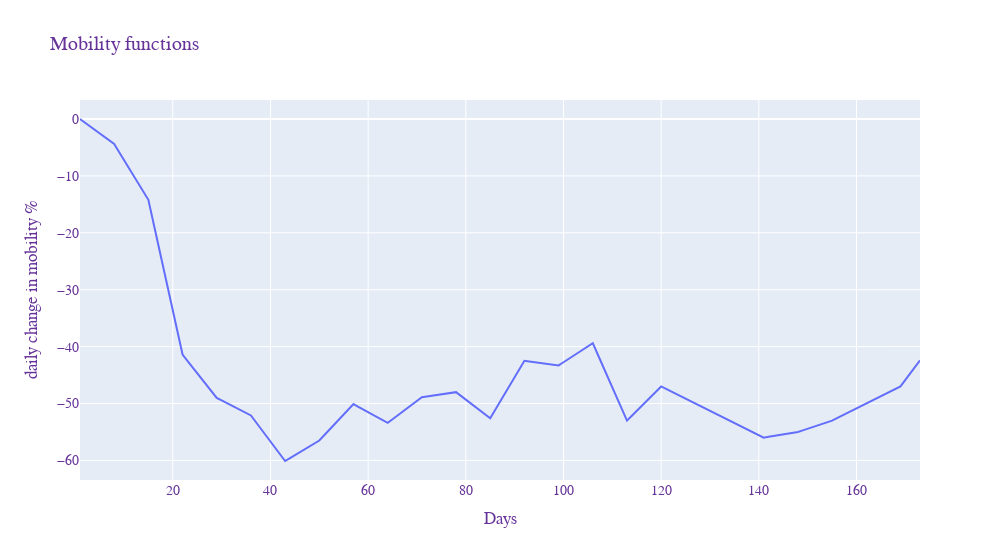

The notebook cell this image was saved under:
### Markdown cell above
Created the mobility function for Västtrafik

### Code cell
temp_VT = VT_mobility_data['Totalt']

T = []
for week in range(len(temp_VT)-1):
    T.extend(np.linspace(temp_VT[week],temp_VT[week+1],8)[:7])
    
VT_mobilityfunc = interp1d(t,T[:prediction_time],kind='linear',fill_value="extrapolate")

functionfig = go.Figure()

functionfig.add_trace(go.Scatter(x=t, y=VT_mobilityfunc(t),
                    mode='lines',
                    name='Mobility function'))
functionfig.update_layout(
                title='Mobility functions',
                xaxis_title='Days',
                yaxis_title='daily change in mobility %',
                autosize=False,
                width=1000,
                
                font=dict(
                family="Courier New, monospace",
                size=14,
                color="RebeccaPurple"
    )
) 
functionfig.show()

### Figure 1 — Plotly figure (JSON) as saved in the notebook; plotly's stock layout.template omitted (floating-point values rounded to 4 significant figures; data arrays with more than 128 entries replaced by an {"elided": "..."} marker saying what was removed)
{"data": [{"mode": "lines", "name": "Mobility function", "type": "scatter", "x": {"elided": "173 int values"}, "y": {"elided": "173 float values"}}], "layout": {"autosize": false, "font": {"color": "RebeccaPurple", "family": "Courier New, monospace", "size": 14}, "title": {"text": "Mobility functions"}, "width": 1000, "xaxis": {"title": {"text": "Days"}}, "yaxis": {"title": {"text": "daily change in mobility %"}}}}
